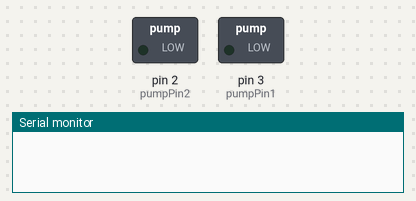
A sketch run on a simulated Arduino Uno, built with avr-gcc and run on an emulated ATmega328P. On the bench: switched loads named in the sketch (green lamp = pin HIGH), the last lines printed to the serial monitor.

Above: at 0.1 s.
At 90.1 s:
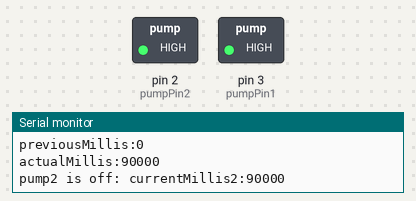
Timing chart, 0 to 91.6 s (numbered marks = the images above):
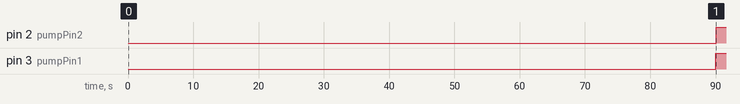

The sketch:

Worm_Shower.ino
```cpp
int pumpPin1 = 3;
int pumpPin2 = 2;
int pumpState1 = LOW;
int pumpState2 = LOW;
unsigned long OnTime1 = 90000;
unsigned long OffTime1 = 259200000;
unsigned long OnTime2 = 90000;
unsigned long OffTime2 = 259800000;
unsigned long previousMillis = 0;
unsigned long previousMillis2 = 0;
//259200000 - three days in ms
// 600000   - ten minutes in ms
// there's currently a ten minute gap, but this will cause the pumps to drift ten minutes per day
// I need a to make so that pump one runs for 90 seconds, twenty minute gap, then pump two runs.
// the arduino clock drifts a little each day, but that's ok for now, future upgrade to use a raspberry pi clock
// the goal is to run two arduinos as slaves to one raspberry pi in the long run.

void setup() {
  // put your setup code here, to run once:
   // set the digital pin as output:
  pinMode(pumpPin1, OUTPUT);
  pinMode(pumpPin2, OUTPUT);
  Serial.begin(9600);

}

void loop()
{
  // check to see if it's time to change the state of the Pump
  unsigned long currentMillis = millis();
  unsigned long actualMillis = millis();
  unsigned long currentMillis2 = millis();


    if((pumpState1 == HIGH) && (currentMillis - previousMillis >= OffTime1))
  {
    pumpState1 = LOW;  // Turn it on
    Serial.print("pump1 is on: ");
    Serial.print("currentMillis:");
    Serial.println(currentMillis);
    Serial.print("previousMillis:");
    Serial.println(previousMillis);
    Serial.print("actualMillis:");
    Serial.println(actualMillis);
    previousMillis = currentMillis;
    digitalWrite(pumpPin1, pumpState1);

  }
    else if ((pumpState1 == LOW) && (currentMillis - previousMillis >= OnTime1))
  {
    pumpState1 = HIGH;  // turn it off
    Serial.print("pump1 is off: ");
    Serial.print("currentMillis:");
    Serial.println(currentMillis);
    Serial.print("previousMillis:");
    Serial.println(previousMillis);
    Serial.print("actualMillis:");
    Serial.println(actualMillis);
    previousMillis = currentMillis;
    digitalWrite(pumpPin1, pumpState1);
  }
   if((pumpState2 == HIGH) && (currentMillis2 - previousMillis2 >= OffTime2))
  {
    pumpState2 = LOW;  // Turn it on
    Serial.print("pump2 is on: ");
    Serial.print("currentMillis2:");
    Serial.println(currentMillis2);
    Serial.print("previousMillis2:");
    Serial.println(previousMillis2);
    Serial.print("actualMillis:");
    Serial.println(actualMillis);
    previousMillis2 = currentMillis2;
    digitalWrite(pumpPin2, pumpState2);
  }
    else if ((pumpState2 == LOW) && (currentMillis2 - previousMillis2 >= OnTime2))
  {

    pumpState2 = HIGH;  // turn it off
    Serial.print("pump2 is off: ");
    Serial.print("currentMillis2:");
    Serial.println(currentMillis2);
    Serial.print("previousMillis2:");
    Serial.println(previousMillis2);
    Serial.print("actualMillis:");
    Serial.println(actualMillis);
    previousMillis2 = currentMillis2;
    digitalWrite(pumpPin2, pumpState2);
  }
}
```

Measured:
- by itself, pin 2 (pumpPin2): LOW → HIGH at 90.1 s
- by itself, pin 3 (pumpPin1): LOW → HIGH at 90.0 s
